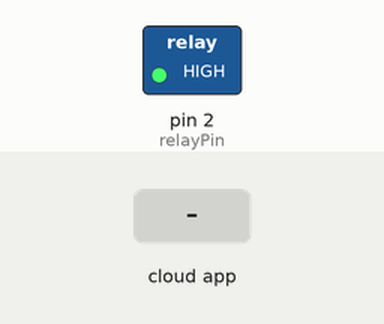
Recording of a sketch running on a simulated Arduino Uno, built with avr-gcc and run on an emulated ATmega328P. Shown: switched loads named in the sketch (green lamp = pin HIGH). The inputs (shaded band) are chosen by the test bench. The ROS host is connected and sends only what is stated.

Above: at 1.2 s.
1.3 s: the phone or cloud app sets relay_command to 0
At 1.8 s:
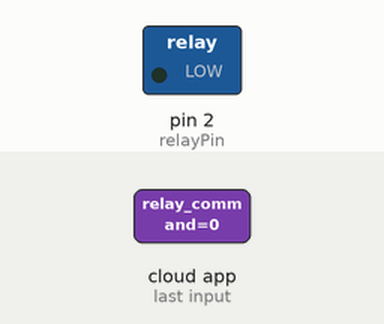
2.8 s: the phone or cloud app sets relay_command to 1
At 3.8 s:
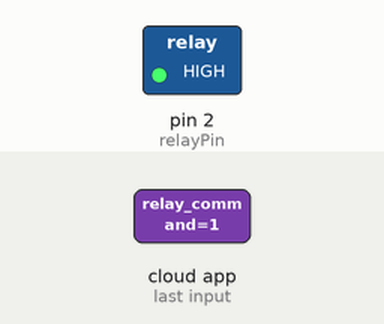
Timing chart, 0 to 5.8 s (numbered marks = the images above; inputs shaded):
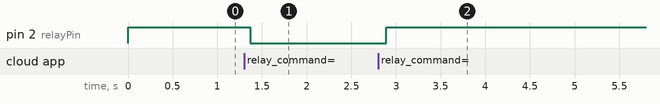

The sketch:

relay.ino
```cpp
/*********************************
Author: Wolf Chen
Date: 2019/07/09
Last update: 2019/07/09

Relay Arduino Control
Subscribe:
  /relay_command
Publish:
  /relay_feedback
********************************/
#if defined(ARDUINO) && ARDUINO >= 100
  #include "Arduino.h"
#else
  #include <WProgram.h>
#endif

#include <Servo.h>
#include <std_msgs/Bool.h>
#include <math.h>
#include <ros.h>

bool relayOn = true;
int relayPin = 2;

ros::NodeHandle n;

std_msgs::Bool relayFb;
ros::Publisher state("relay_feedback", &relayFb);

void cb(const std_msgs::Bool& msg){
  if(msg.data == true){
    relayOn = true;
  }
  else{
    relayOn = false;
  }
}

ros::Subscriber<std_msgs::Bool> msg_sub("/relay_command", cb);

void setup(){
  Serial.begin(57600);

  n.initNode();
  n.subscribe(msg_sub);
  n.advertise(state);

  pinMode(relayPin, OUTPUT);
}

void loop(){
  if(relayOn == true){
    digitalWrite(relayPin, HIGH);
  }
  else if(relayOn == false){
    digitalWrite(relayPin, LOW);
  }
  relayFb.data = (relayOn == true);
  state.publish(&relayFb);

  n.spinOnce();
  delay(50);
}
```

Measured:
- after the input at 1.3 s, pin 2 (relayPin): HIGH → LOW after 0.07 s
- after the input at 2.8 s, pin 2 (relayPin): LOW → HIGH after 0.09 s
